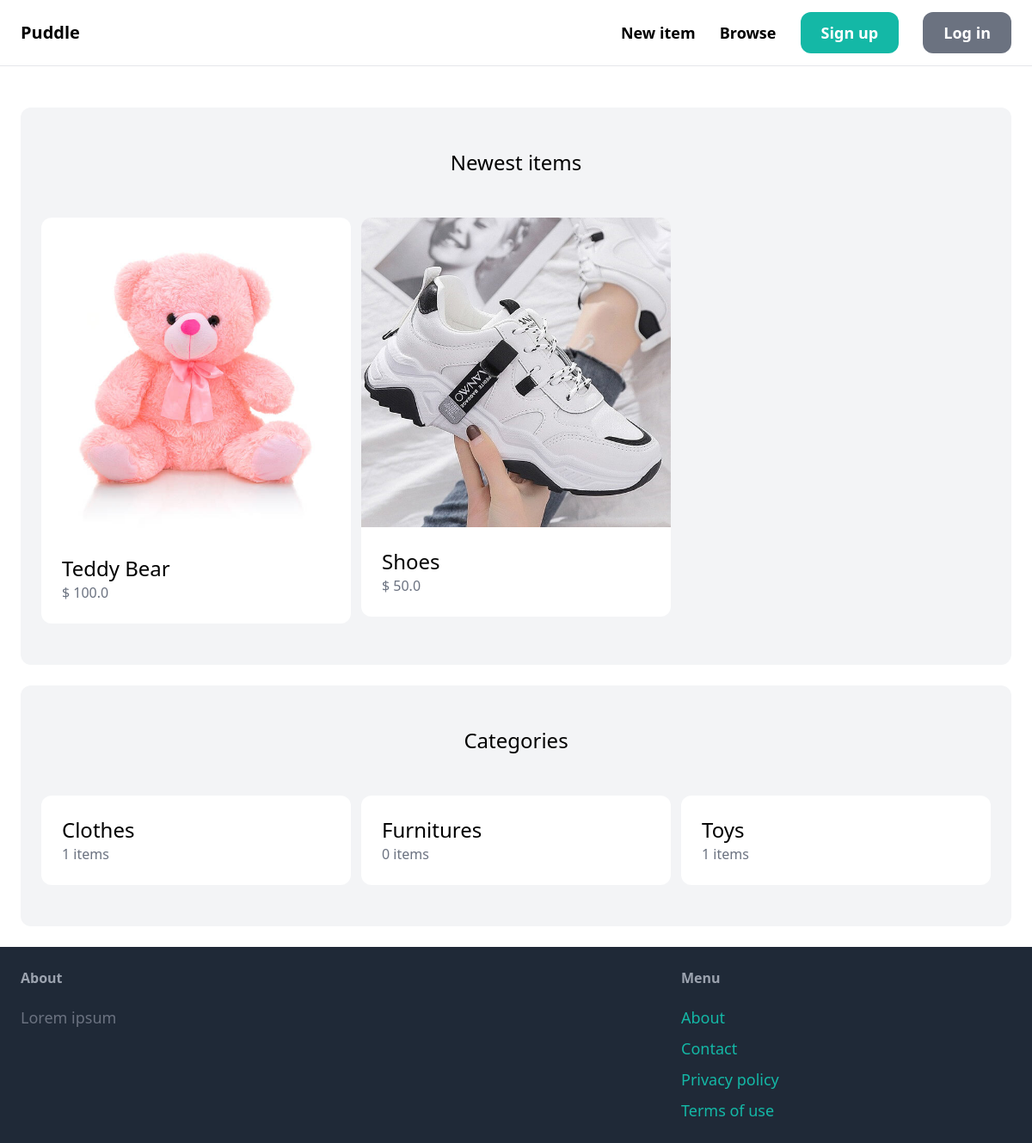
Before: / with the older database file.
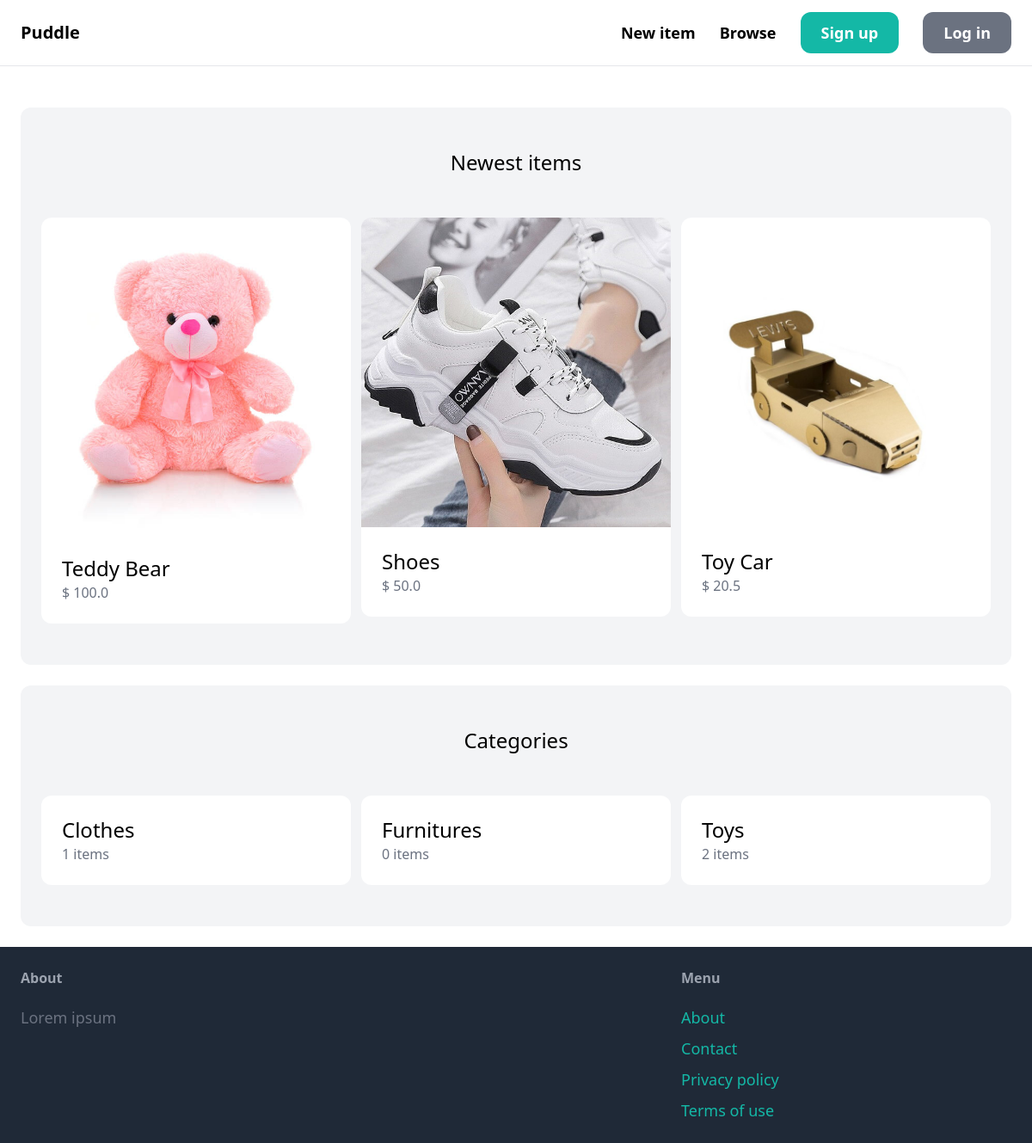
After: the same page with the newer database file.
### item/models.py (models this page shows, shortened)
class Item(models.Model):
    category = models.ForeignKey(Category, related_name='items', on_delete=models.CASCADE)
    name = models.CharField(max_length=255)
    description = models.TextField(blank=True, null=True)
    price = models.FloatField()
    image = models.ImageField(upload_to='item_images', blank=True, null=True)
    is_sold = models.BooleanField(default=False)
    created_by = models.ForeignKey(User, related_name='items', on_delete=models.CASCADE)
    created_at = models.DateTimeField(auto_now_add=True)

class Category(models.Model):
    name = models.CharField(max_length=255)
    class Meta:
        verbose_name_plural = 'Categories'
        ordering = ('name',)

### core/views.py (the view)
# urls.py: path('', index, name='index'),
def index(request):
    items = Item.objects.filter(is_sold=False)[:6]
    categories = Category.objects.all()
    return render(request, 'core/index.html', {
        'categories': categories,
        'items': items
    })

### core/templates/core/index.html (shortened to what this page needs)
{% extends 'core/base.html' %}
{% block content %}
    <div class="mt-6 px-6 py-12 bg-gray-100 rounded-xl">
        <h2 class="mb-12 text-2xl text-center">Newest items</h2>
        <div class="grid grid-cols-3 gap-3">
            {% for item in items %}
                <div>
                    <a href="{% url 'item:detail' item.id %}">
                        <div>
                            <img src="{{ item.image.url }}" class="rounded-t-xl">
                        </div>
                        <div class="p-6 bg-white rounded-b-xl">
                            <h2 class="text-2xl">{{ item.name }}</h2>
                            <p class="text-gray-500">$ {{ item.price }}</p>
                        </div>
                    </a>
                </div>
            {% endfor %}
        </div>
    </div>
    <div class="mt-6 px-6 py-12 bg-gray-100 rounded-xl">
        <h2 class="mb-12 text-2xl text-center">Categories</h2>
        <div class="grid grid-cols-3 gap-3">
            {% for category in categories %}
                <div class="p-6 bg-white rounded-xl">
                    <h2 class="text-2xl">{{ category.name }}</h2>
                    <p class="text-gray-500">{{ category.items.count }} items</p>
                </div>
            {% endfor %}
        </div>
    </div>
{% endblock %}

### core/templates/core/base.html (shortened to what this page needs)
<!DOCTYPE html>
<html lang="en">
    <head>
        <script src="https://cdn.tailwindcss.com"></script>
    </head>
    <body>
        <nav class="px-6 py-6 flex justify-between items-center border-b border-gray-200">
            <a href="/" class="text-xl font-semibold">Puddle</a>
            <div class="space-x-6">
                <a href="#" class="text-lg font-semibold hover:text-gray-500">New item</a>
                <a href="#" class="text-lg font-semibold hover:text-gray-500">Browse</a>
                <a href="#" class="px-6 py-3 text-lg font-semibold bg-teal-500 text-white rounded-xl hover:bg-teal-700">Sign up</a>
                <a href="#" class="px-6 py-3 text-lg font-semibold bg-gray-500 text-white rounded-xl hover:bg-gray-700">Log in</a>
            </div>
        </nav>
        <div class="px-6 py-6">
            {% block content %}
            {% endblock %}
        </div>
        <footer class="px-6 py-6 flex justify-between bg-gray-800">
            <div class="w-2/3 pr-10">
                <h3 class="mb-5 font-semibold text-gray-400">About</h3>
                <p class="text-lg text-gray-500">Lorem ipsum</p>
            </div>
            <div class="w-1/3">
                <h3 class="mb-5 font-semibold text-gray-400">Menu</h3>
                <ul class="space-y-2">
                    <li><a href="#" class="text-lg text-teal-500 hover:text-teal-700">About</a></li>
                    <li><a href="{% url 'contact' %}" class="text-lg text-teal-500 hover:text-teal-700">Contact</a></li>
                    <li><a href="#" class="text-lg text-teal-500 hover:text-teal-700">Privacy policy</a></li>
                    <li><a href="#" class="text-lg text-teal-500 hover:text-teal-700">Terms of use</a></li>
                </ul>
            </div>
        </footer>
    </body>
</html>

Changed rows visible on the page:
added Item: image (picture), name "Toy Car", price "20.5"
computed for Category "Toys": items.count "1" → "2"
